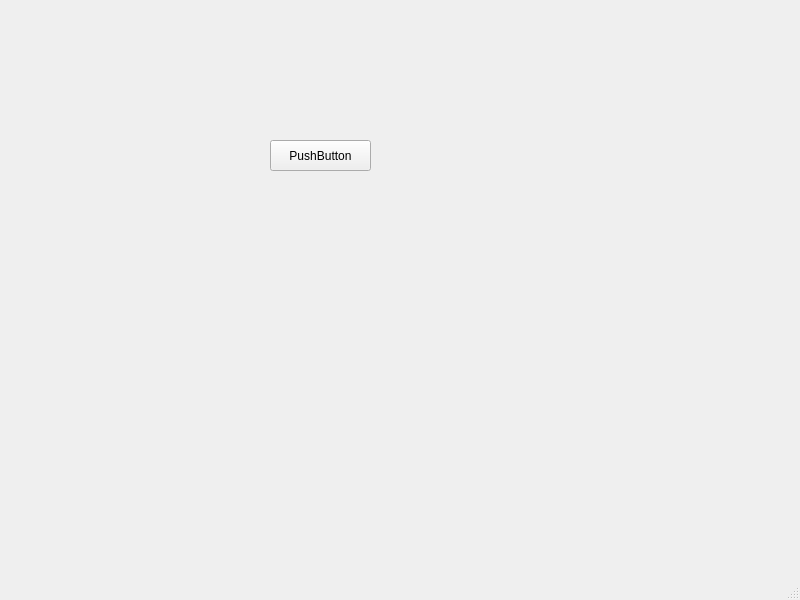
<?xml version="1.0" encoding="UTF-8"?>
<ui version="4.0">
 <class>MainWindow</class>
 <widget class="QMainWindow" name="MainWindow">
  <property name="geometry">
   <rect>
    <x>0</x>
    <y>0</y>
    <width>800</width>
    <height>600</height>
   </rect>
  </property>
  <property name="windowTitle">
   <string>MainWindow</string>
  </property>
  <widget class="QWidget" name="centralwidget">
   <widget class="QPushButton" name="pushButton">
    <property name="geometry">
     <rect>
      <x>270</x>
      <y>140</y>
      <width>101</width>
      <height>31</height>
     </rect>
    </property>
    <property name="text">
     <string>PushButton</string>
    </property>
   </widget>
  </widget>
  <widget class="QMenuBar" name="menubar">
   <property name="geometry">
    <rect>
     <x>0</x>
     <y>0</y>
     <width>800</width>
     <height>22</height>
    </rect>
   </property>
  </widget>
  <widget class="QStatusBar" name="statusbar"/>
 </widget>
 <resources/>
 <connections/>
</ui>
